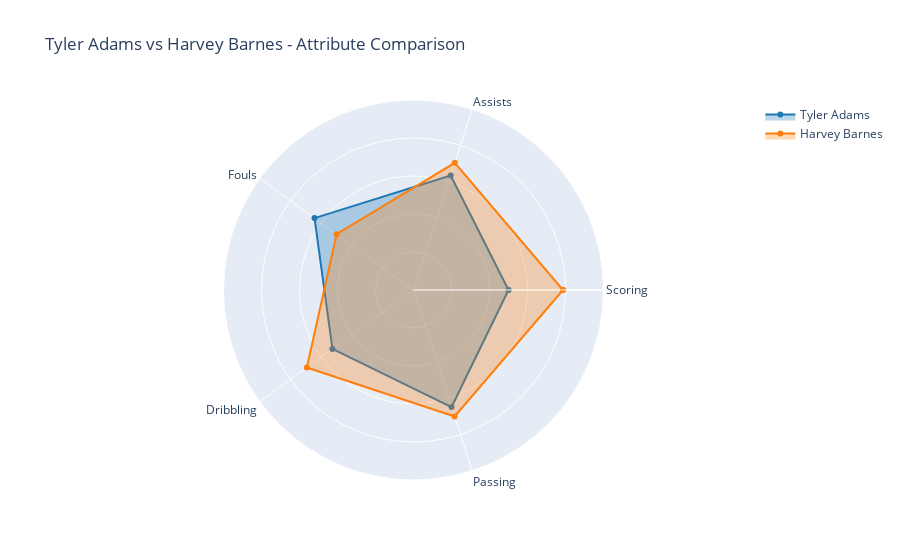

Notebook cell for this chart:
### Code cell
import plotly.graph_objects as go

# Select the players
player1 = 'Tyler Adams'
player2 = 'Harvey Barnes'

# Metrics to plot
metrics = ["Scoring", "Assists", "Fouls", "Dribbling", "Passing"]

# Get their normalized values
row1 = df_normalized[df_normalized['Player'] == player1].iloc[0]
row2 = df_normalized[df_normalized['Player'] == player2].iloc[0]

values1 = [row1[m] for m in metrics] + [row1[metrics[0]]]  # Loop closure
values2 = [row2[m] for m in metrics] + [row2[metrics[0]]]  # Loop closure
metrics += [metrics[0]]  # Loop closure for labels

# Create the figure
fig = go.Figure()

# Player 1
fig.add_trace(go.Scatterpolar(
    r=values1,
    theta=metrics,
    fill='toself',
    name=player1,
    fillcolor='rgba(31, 119, 180, 0.3)',  # Blue with 30% opacity
    line=dict(color='rgba(31, 119, 180, 1)')  # Solid line
))

# Player 2
fig.add_trace(go.Scatterpolar(
    r=values2,
    theta=metrics,
    fill='toself',
    name=player2,
    fillcolor='rgba(255, 127, 14, 0.3)',  # Orange with 30% opacity
    line=dict(color='rgba(255, 127, 14, 1)')  # Solid line
))

# Layout
fig.update_layout(
    polar=dict(
        radialaxis=dict(
            visible=True,
            range=[0, 1],
            showticklabels=False
        )),
    showlegend=True,
    title=f"{player1} vs {player2} - Attribute Comparison"
)

fig.show()

### Figure 1 — Plotly figure (JSON) as saved in the notebook; plotly's stock layout.template omitted (floating-point values rounded to 4 significant figures)
{"data": [{"fill": "toself", "fillcolor": "rgba(31, 119, 180, 0.3)", "line": {"color": "rgba(31, 119, 180, 1)"}, "name": "Tyler Adams", "r": [0.5, 0.6333, 0.6439, 0.5275, 0.6478, 0.5], "theta": ["Scoring", "Assists", "Fouls", "Dribbling", "Passing", "Scoring"], "type": "scatterpolar"}, {"fill": "toself", "fillcolor": "rgba(255, 127, 14, 0.3)", "line": {"color": "rgba(255, 127, 14, 1)"}, "name": "Harvey Barnes", "r": [0.7866, 0.7038, 0.5, 0.6942, 0.7, 0.7866], "theta": ["Scoring", "Assists", "Fouls", "Dribbling", "Passing", "Scoring"], "type": "scatterpolar"}], "layout": {"polar": {"radialaxis": {"range": [0, 1], "showticklabels": false, "visible": true}}, "showlegend": true, "title": {"text": "Tyler Adams vs Harvey Barnes - Attribute Comparison"}}}
